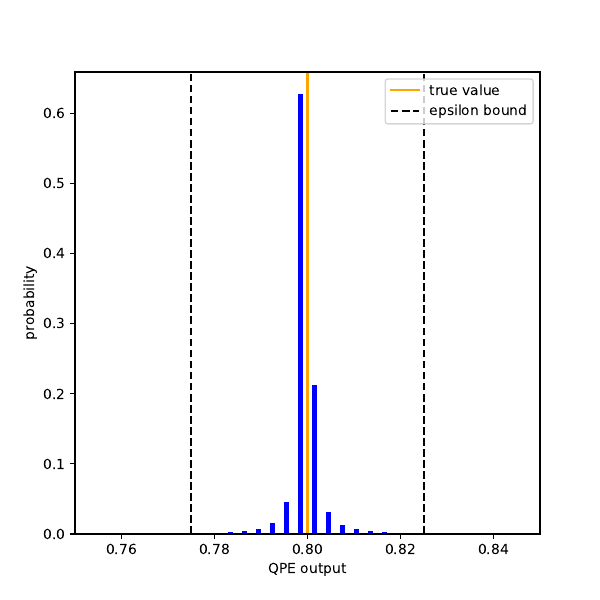

Recreate this plot in Python.
'''
(C) Copyright Siemens AG 2023

SPDX-License-Identifier: MIT
'''
import pickle

import numpy as np
from matplotlib import pyplot as plt
from qiskit import Aer

from quantum_policy_evaluation import BanditQPEExperiment, eps_bound

# dynamics of bandit
loose_prob_left = 0.55
loose_prob_right = 0.65
# policy
prob_left = 0.5
# parameters for QPE
eps = 0.025
n_eval_qubits = 7
t_eval_qubits = n_eval_qubits + 4
backend = "statevector_simulator"
backend = Aer.get_backend(backend)

if __name__ == "__main__":
    # run qpe for policy
    experiment = BanditQPEExperiment(
        n_bandit_rounds=2,
        loose_prob_left=loose_prob_left,
        loose_prob_right=loose_prob_right,
        t_eval_qubits=t_eval_qubits,
        backend=backend,
        cache_dir="./bandit_qpe_cache",
        verbose=True
    )
    qpe_results = experiment.run_parallel(
        prob_left_list=[prob_left],
        n_workers=1,
    )

    # make plot
    qpe_ret_prob_dict = qpe_results[0]["qpe_ret_prob_dict"]  # dict of type {return: probability}
    # dict to bins
    n_bins = 2000
    bins = np.linspace(0, 2, n_bins + 1)
    bin_centers = [left + (bins[k + 1] - left) / 2 for k, left in enumerate(bins[:-1])]
    binned = dict(zip(
        bin_centers,
        np.zeros(len(bins[:-1]))
    ))
    for k, left in enumerate(bins[:-1]):
        right = bins[k + 1]
        center = left + (right - left) / 2
        for ret, prob in qpe_ret_prob_dict.items():
            if left <= ret < right:
                binned[center] += prob
    # actual plot
    fig, ax = plt.subplots(figsize=(6, 6))
    ax.bar(binned.keys(), binned.values(), align="center", width=bins[1], color="blue")
    # vertical lines for ground truth return and epsilon bound
    gt_ret = qpe_results[0]["gt_ret"]
    ax.axvline(gt_ret, linestyle="-", color="orange", label="true value")
    ax.axvline(gt_ret - eps, linestyle="--", color="black", label="epsilon bound")
    ax.axvline(gt_ret + eps, color="black", linestyle="--")
    # legend and layout
    ax.legend(loc="best")
    ax.set_xlim((gt_ret - 0.05, gt_ret + 0.05))
    ax.set_xlabel("QPE output")
    ax.set_ylabel("probability")
    plt.savefig("figure_2.pdf")
    plt.show()

    # calculate and print bound violation probability with actual epsilon
    eps = eps_bound(n_eval_qubits, 2, 0)
    oob_prob = 0
    for ret, prob in qpe_ret_prob_dict.items():
        if abs(gt_ret - ret) > eps:
            oob_prob += prob
    print(f"P(|x-gt_ret| <= epsilon) = {np.round(1 - oob_prob, 5)}")
